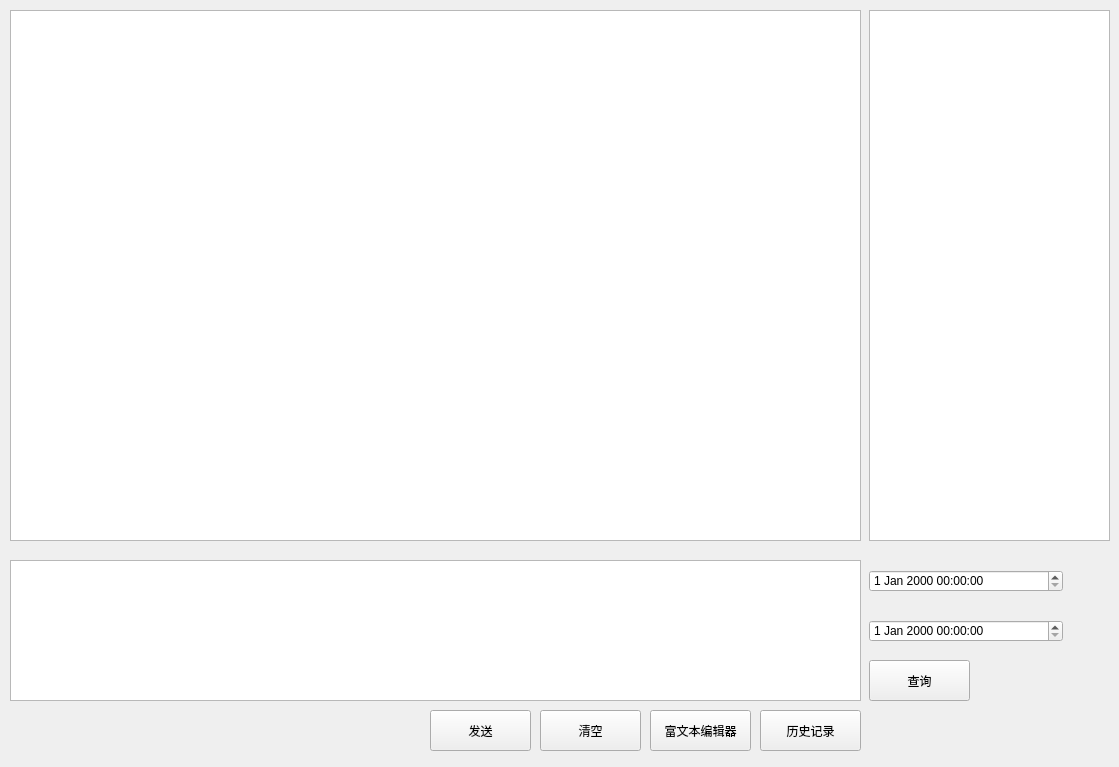
<?xml version="1.0" encoding="UTF-8"?>
<ui version="4.0">
 <class>Form</class>
 <widget class="QWidget" name="Form">
  <property name="geometry">
   <rect>
    <x>0</x>
    <y>0</y>
    <width>1119</width>
    <height>767</height>
   </rect>
  </property>
  <property name="windowTitle">
   <string>Form</string>
  </property>
  <widget class="QTextBrowser" name="messageTextBrowser">
   <property name="geometry">
    <rect>
     <x>10</x>
     <y>10</y>
     <width>851</width>
     <height>531</height>
    </rect>
   </property>
  </widget>
  <widget class="QTextEdit" name="textEdit">
   <property name="geometry">
    <rect>
     <x>10</x>
     <y>560</y>
     <width>851</width>
     <height>141</height>
    </rect>
   </property>
  </widget>
  <widget class="QPushButton" name="historyButton">
   <property name="geometry">
    <rect>
     <x>760</x>
     <y>710</y>
     <width>101</width>
     <height>41</height>
    </rect>
   </property>
   <property name="text">
    <string>历史记录</string>
   </property>
  </widget>
  <widget class="QPushButton" name="clearButton">
   <property name="geometry">
    <rect>
     <x>540</x>
     <y>710</y>
     <width>101</width>
     <height>41</height>
    </rect>
   </property>
   <property name="text">
    <string>清空</string>
   </property>
  </widget>
  <widget class="QWidget" name="widget" native="true">
   <property name="geometry">
    <rect>
     <x>869</x>
     <y>10</y>
     <width>241</width>
     <height>731</height>
    </rect>
   </property>
   <widget class="QTextBrowser" name="historyTextBrowser">
    <property name="geometry">
     <rect>
      <x>0</x>
      <y>0</y>
      <width>241</width>
      <height>531</height>
     </rect>
    </property>
   </widget>
   <widget class="QDateTimeEdit" name="dateTimeEdit_1">
    <property name="geometry">
     <rect>
      <x>0</x>
      <y>560</y>
      <width>194</width>
      <height>22</height>
     </rect>
    </property>
   </widget>
   <widget class="QDateTimeEdit" name="dateTimeEdit_2">
    <property name="geometry">
     <rect>
      <x>0</x>
      <y>610</y>
      <width>194</width>
      <height>22</height>
     </rect>
    </property>
   </widget>
   <widget class="QPushButton" name="queryHistoryButton">
    <property name="geometry">
     <rect>
      <x>0</x>
      <y>650</y>
      <width>101</width>
      <height>41</height>
     </rect>
    </property>
    <property name="text">
     <string>查询</string>
    </property>
   </widget>
  </widget>
  <widget class="QPushButton" name="submitButton">
   <property name="geometry">
    <rect>
     <x>430</x>
     <y>710</y>
     <width>101</width>
     <height>41</height>
    </rect>
   </property>
   <property name="text">
    <string>发送</string>
   </property>
  </widget>
  <widget class="QPushButton" name="richTextButton">
   <property name="geometry">
    <rect>
     <x>650</x>
     <y>710</y>
     <width>101</width>
     <height>41</height>
    </rect>
   </property>
   <property name="text">
    <string>富文本编辑器</string>
   </property>
  </widget>
 </widget>
 <resources/>
 <connections/>
</ui>
